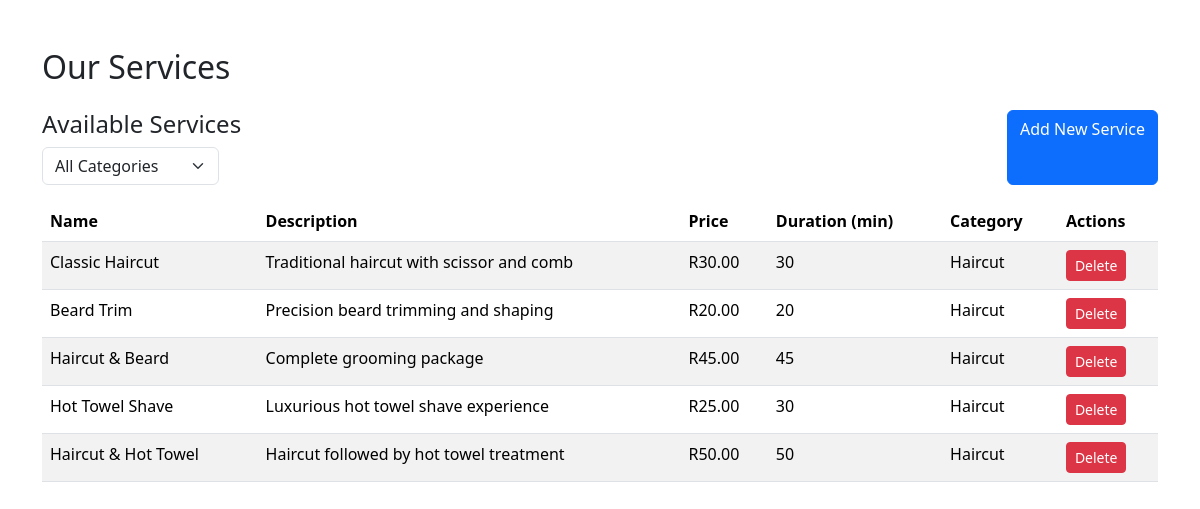
/services/ (signed in), run on an earlier commit of the app's database.
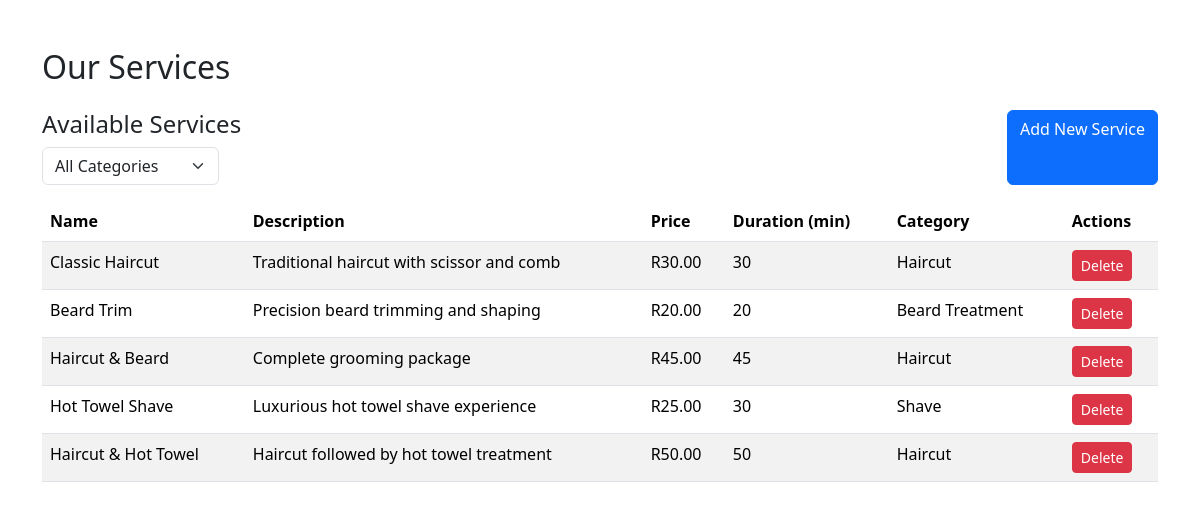
And on a later commit of the database.
### barberapp/models.py (models this page shows, shortened)
class Service(models.Model):
    CATEGORY_CHOICES = [
        ('haircut', 'Haircut'),
        ('shave', 'Shave'),
        ('beard', 'Beard Treatment'),
        ('color', 'Hair Color'),
        ('treatment', 'Hair Treatment'),
    ]
    name = models.CharField(max_length=100)
    description = models.TextField()
    price = models.DecimalField(max_digits=10, decimal_places=2)
    duration = models.IntegerField(help_text="Duration in minutes")
    category = models.CharField(max_length=20, choices=CATEGORY_CHOICES, default='haircut')
    image = models.ImageField(upload_to='services/', blank=True, null=True)

### barberapp/views.py (the view)
# urls.py: path('services/', views.service_list, name='service_list'),
@login_required
def service_list(request):
    category = request.GET.get('category', '')
    if category:
        services = Service.objects.filter(category=category)
    else:
        services = Service.objects.all()
    total_service_value = sum(float(service.price) for service in services)
    categories = Service.CATEGORY_CHOICES
    return render(request, 'services.html', {
        'services': services,
        'categories': categories,
        'selected_category': category,
        'total_service_value': total_service_value
    })

### barberapp/templates/services.html (shortened to what this page needs)
{% extends 'base.html' %}
{% block content %}
<div class="Desktop">
    <div class="container mt-5">
        <div class="row">
            <div class="col-12">
                <h2 class="mb-4">Our Services</h2>
                <div class="d-flex justify-content-between mb-3">
                    <div>
                        <h4>Available Services</h4>
                        <form method="GET" class="d-inline-block">
                            <select name="category" class="form-select d-inline-block w-auto" onchange="this.form.submit()">
                                <option value="">All Categories</option>
                            </select>
                        </form>
                    </div>
                    <a href="{% url 'add_service' %}" class="btn btn-primary">Add New Service</a>
                </div>
                <div class="table-responsive">
                    <table class="table table-striped">
                        <thead>
                            <tr>
                                <th>Name</th>
                                <th>Description</th>
                                <th>Price</th>
                                <th>Duration (min)</th>
                                <th>Category</th>
                                <th>Actions</th>
                            </tr>
                        </thead>
                        <tbody>
                            {% for service in services %}
                            <tr>
                                <td>{{ service.name }}</td>
                                <td>{{ service.description }}</td>
                                <td>R{{ service.price }}</td>
                                <td>{{ service.duration }}</td>
                                <td>{{ service.get_category_display }}</td>
                                <td>
                                    <button class="btn btn-danger btn-sm delete-service" data-service-id="{{ service.id }}">Delete</button>
                                </td>
                            </tr>
                            {% empty %}
                            <tr>
                                <td colspan="6" class="text-center">No services available</td>
                            </tr>
                            {% endfor %}
                        </tbody>
                    </table>
                </div>
            </div>
        </div>
    </div>
</div>
{% endblock %}

What changed in the data, as far as the page shows it:
changed Service "Beard Trim": category "Haircut" → "Beard Treatment"
changed Service "Hot Towel Shave": category "Haircut" → "Shave"
